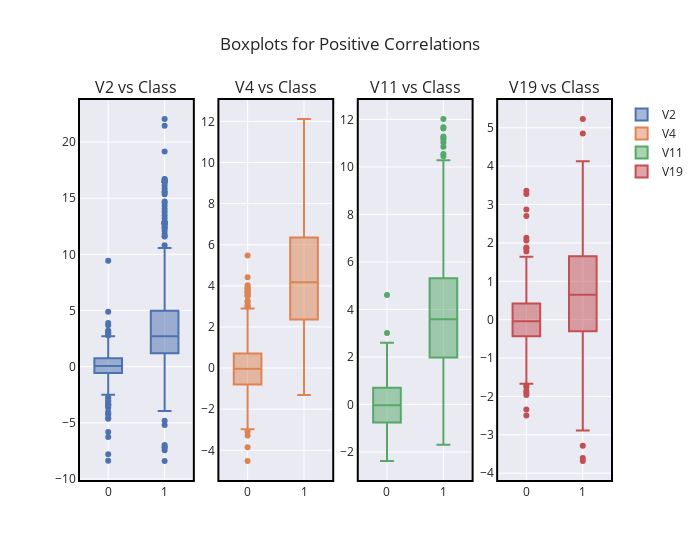

Notebook cell for this chart:
### Markdown cell above
## <a id='box'>Boxplots</a>
A boxplot is a standardized way of displaying the distribution of data based on a five number summary (“minimum”, first quartile (Q1), median, third quartile (Q3), and “maximum”). It can tell you about your outliers and what their values are. It can also tell you if your data is symmetrical, how tightly your data is grouped, and if and how your data is skewed.

You need to have information on the variability or dispersion of the data. A boxplot is a graph that gives you a good indication of how the values in the data are spread out. Although box lots may seem primitive in comparison to a histogram or density plot, they have the advantage of taking up less space, which is useful when comparing distributions between many groups or datasets.

Below I have plotted boxplots for all the features which show positive and negative correlations with Class. The boxplot representation for each feature is shown separately for each of the class(0 & 1).

### Code cell
#Box-Plots for Positive Correlation
rows=1
cols=4
features = ['V2','V4','V11','V19']
fig = make_subplots(rows=rows,cols=cols,subplot_titles=['V2 vs Class','V4 vs Class','V11 vs Class','V19 vs Class'])
for r in range(1,rows+1):
    for c in range(1,cols+1):
        fig.add_trace(go.Box(name=features[r+c-2],x=df_rs['Class'],y=df_rs[features[r+c-2]]),r,c)
        fig.update_xaxes(mirror=True,linewidth=2,linecolor='black',row=r,col=c)
        fig.update_yaxes(mirror=True,linewidth=2,linecolor='black',row=r,col=c)
fig.update_layout(width=700,template='seaborn',title='Boxplots for Positive Correlations')

### Figure 1 — Plotly figure (JSON) as saved in the notebook; plotly's stock layout.template omitted (floating-point values rounded to 4 significant figures; data arrays with more than 128 entries replaced by an {"elided": "..."} marker saying what was removed)
{"data": [{"name": "V2", "type": "box", "x": {"elided": "984 int values"}, "xaxis": "x", "y": {"elided": "984 float values"}, "yaxis": "y"}, {"name": "V4", "type": "box", "x": {"elided": "984 int values"}, "xaxis": "x2", "y": {"elided": "984 float values"}, "yaxis": "y2"}, {"name": "V11", "type": "box", "x": {"elided": "984 int values"}, "xaxis": "x3", "y": {"elided": "984 float values"}, "yaxis": "y3"}, {"name": "V19", "type": "box", "x": {"elided": "984 int values"}, "xaxis": "x4", "y": {"elided": "984 float values"}, "yaxis": "y4"}], "layout": {"annotations": [{"font": {"size": 16}, "showarrow": false, "text": "V2 vs Class", "x": 0.1062, "xanchor": "center", "xref": "paper", "y": 1, "yanchor": "bottom", "yref": "paper"}, {"font": {"size": 16}, "showarrow": false, "text": "V4 vs Class", "x": 0.3688, "xanchor": "center", "xref": "paper", "y": 1, "yanchor": "bottom", "yref": "paper"}, {"font": {"size": 16}, "showarrow": false, "text": "V11 vs Class", "x": 0.6313, "xanchor": "center", "xref": "paper", "y": 1, "yanchor": "bottom", "yref": "paper"}, {"font": {"size": 16}, "showarrow": false, "text": "V19 vs Class", "x": 0.8938, "xanchor": "center", "xref": "paper", "y": 1, "yanchor": "bottom", "yref": "paper"}], "title": {"text": "Boxplots for Positive Correlations"}, "width": 700, "xaxis": {"anchor": "y", "domain": [0, 0.2125], "linecolor": "black", "linewidth": 2, "mirror": true}, "xaxis2": {"anchor": "y2", "domain": [0.2625, 0.475], "linecolor": "black", "linewidth": 2, "mirror": true}, "xaxis3": {"anchor": "y3", "domain": [0.525, 0.7375], "linecolor": "black", "linewidth": 2, "mirror": true}, "xaxis4": {"anchor": "y4", "domain": [0.7875, 1], "linecolor": "black", "linewidth": 2, "mirror": true}, "yaxis": {"anchor": "x", "domain": [0, 1], "linecolor": "black", "linewidth": 2, "mirror": true}, "yaxis2": {"anchor": "x2", "domain": [0, 1], "linecolor": "black", "linewidth": 2, "mirror": true}, "yaxis3": {"anchor": "x3", "domain": [0, 1], "linecolor": "black", "linewidth": 2, "mirror": true}, "yaxis4": {"anchor": "x4", "domain": [0, 1], "linecolor": "black", "linewidth": 2, "mirror": true}}}
